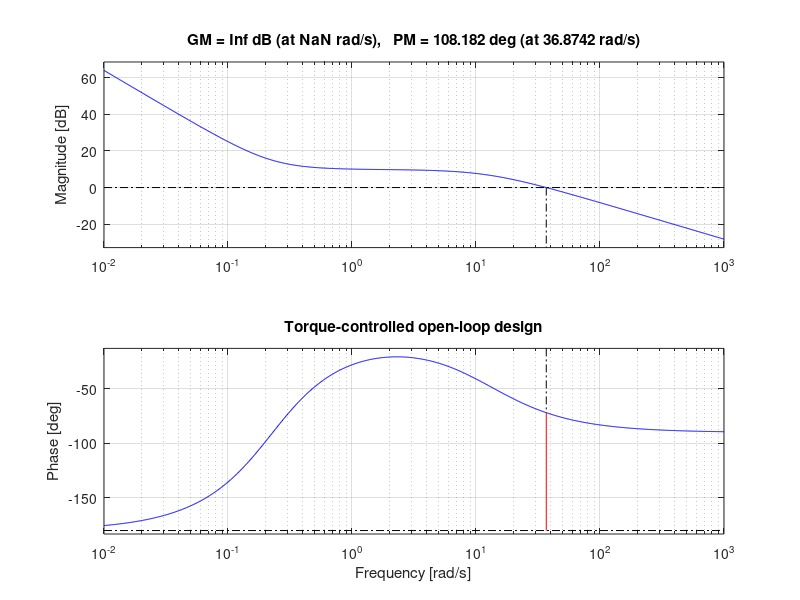
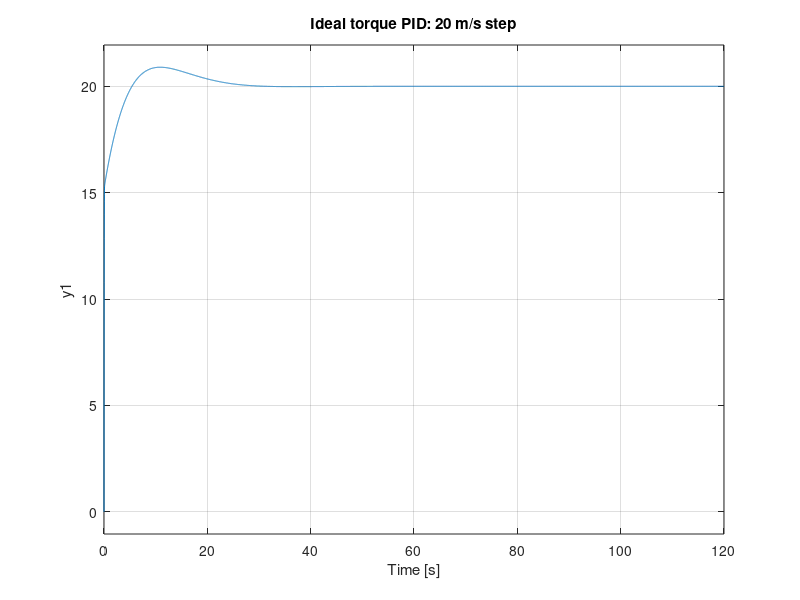

Recreate these plots in MATLAB, in order.
%% Wind tunnel: torque PID + feedforward, induction motor frequency proxy
% R.E. van Eekelen - simulation ONLY; no V20 hardware control.
% Requires Control System Toolbox for tf, feedback, margin.
% All catalogue data are conditional on verified exact motor variant.
clearvars; close all; clc
Ts = 0.005;
P = 4000; nRated = 1450; fRated = 50; polePairs = 2;
wRated = 2*pi*nRated/60;
Tnom = P/wRated;
wSync = 2*pi*fRated/polePairs;
Ks = Tnom/(wSync-wRated); % approximate SECANT, not identified slope
JmotorCatalogue = 0.0182; % W21 IE3 4-kW 4-pole 112M ONLY
motorVariantConfirmed = false;
Jfan = NaN; % insert measured/estimated fan inertia after verification
fanInertiaConfirmed = false;
if ~motorVariantConfirmed || ~fanInertiaConfirmed || ~isfinite(Jfan) || Jfan<=0
    warning('Missing verified motor variant / fan inertia. Demonstration only.');
    J = 0.30; % EXAMPLE, NOT the physical wind tunnel
else
    J = JmotorCatalogue + Jfan;
end
vNom = 40; % measured approximately; pairing with 1450 rpm NOT verified
Kv = vNom/wRated;
fd = 0.02; Ad = 5; maxErr = 0.5;
wd = 2*pi*fd; M = Ad/maxErr;
Kp = M*J*wd/Kv; wb = Kp*Kv/J;
Ti=10/wb; Td=3/wb; Tf=1/(10*wb);
Ki=Kp/Ti; Kd=Kp*Td;
s=tf('s'); G=Kv/(J*s);
C=Kp + Ki/s + Kd*s/(Tf*s+1);
L=C*G; S=feedback(1,L); H=feedback(C*G,1);
[~,pm]=margin(L);
fprintf('J=%.5g kg m2, Ks≈%.5g Nm/(rad/s) [unverified]\n',J,Ks);
fprintf('Kp %.5g, Ki %.5g, Kd %.5g, Ti %.5g, Td %.5g, Tf %.5g; PM %.2f deg\n',Kp,Ki,Kd,Ti,Td,Tf,pm);
fprintf('Sinusoidal output-disturbance residual at %.3g Hz = %.4g m/s\n',fd, Ad*abs(freqresp(S,wd)));
figure; margin(L); grid on; title('Torque-controlled open-loop design');
figure; step(20*H,120); grid on; title('Ideal torque PID: 20 m/s step');
% Torque feedforward: Tff=(J/Kv) dv_ref/dt.
% Torque demand: Trequest=Tff + Tpid + b*omega*abs(omega).
% Approximate inversion (requires rotor speed, motor load and calibrated Ks):
% f=(omega + Trequest/Ks)*polePairs/(2*pi).
% The estimate is valid only locally and excludes V20 ramp and drive dynamics.
% For actual V20 operation identify frequency->airspeed G(s), add command ramp,
% rate/saturation limits, combined actuator antiwindup and safety interlocks.
